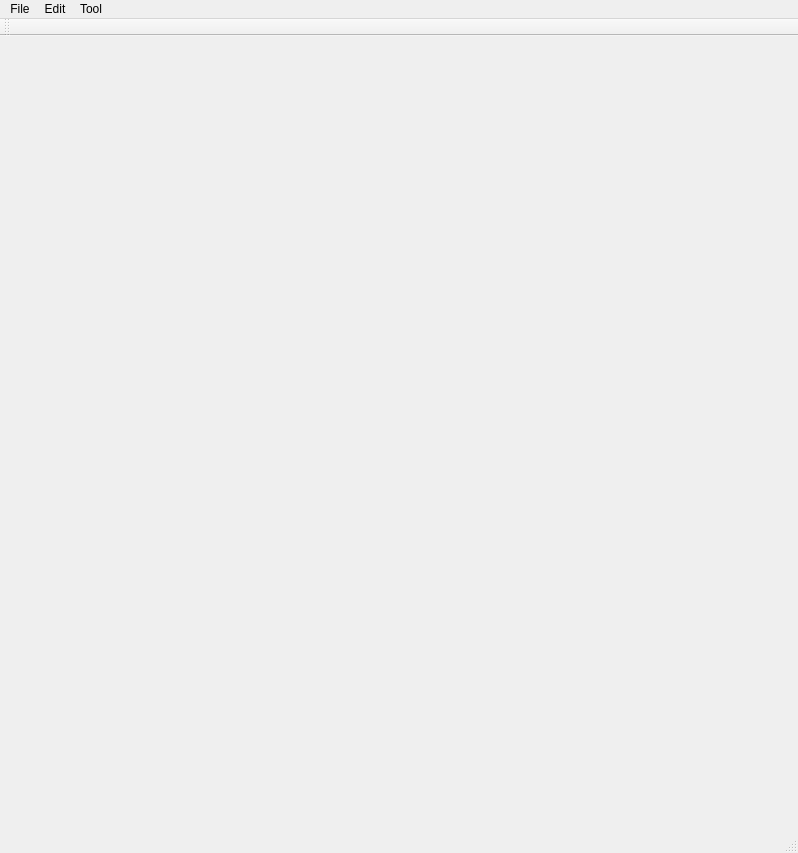
<?xml version="1.0" encoding="UTF-8"?>
<ui version="4.0">
 <class>MainWindowClass</class>
 <widget class="QMainWindow" name="MainWindowClass">
  <property name="geometry">
   <rect>
    <x>0</x>
    <y>0</y>
    <width>798</width>
    <height>853</height>
   </rect>
  </property>
  <property name="windowTitle">
   <string>Photo to 3D</string>
  </property>
  <widget class="QWidget" name="centralWidget"/>
  <widget class="QMenuBar" name="menuBar">
   <property name="geometry">
    <rect>
     <x>0</x>
     <y>0</y>
     <width>798</width>
     <height>21</height>
    </rect>
   </property>
   <widget class="QMenu" name="menuFile">
    <property name="title">
     <string>File</string>
    </property>
    <addaction name="actionClearBackground"/>
    <addaction name="actionOpenImage"/>
    <addaction name="separator"/>
    <addaction name="actionClearSilhouette"/>
    <addaction name="actionLoadSilhouette"/>
    <addaction name="actionSaveSilhouette"/>
    <addaction name="separator"/>
    <addaction name="actionOpenCGA"/>
    <addaction name="actionSaveCGA"/>
    <addaction name="actionSaveOBJ"/>
    <addaction name="separator"/>
    <addaction name="actionExit"/>
   </widget>
   <widget class="QMenu" name="menuOption">
    <property name="title">
     <string>Tool</string>
    </property>
    <widget class="QMenu" name="menuRendering">
     <property name="title">
      <string>Rendering</string>
     </property>
     <addaction name="actionLineRendering"/>
     <addaction name="actionHatchingRendering"/>
     <addaction name="actionSSAORendering"/>
    </widget>
    <addaction name="actionBuildingReconstruction"/>
    <addaction name="separator"/>
    <addaction name="actionMassReconstruction"/>
    <addaction name="actionAutoTest"/>
    <addaction name="separator"/>
    <addaction name="actionFacadeReconstruction"/>
    <addaction name="separator"/>
    <addaction name="actionOption"/>
    <addaction name="menuRendering"/>
   </widget>
   <widget class="QMenu" name="menuEdit">
    <property name="title">
     <string>Edit</string>
    </property>
    <addaction name="actionUndo"/>
   </widget>
   <addaction name="menuFile"/>
   <addaction name="menuEdit"/>
   <addaction name="menuOption"/>
  </widget>
  <widget class="QToolBar" name="mainToolBar">
   <attribute name="toolBarArea">
    <enum>TopToolBarArea</enum>
   </attribute>
   <attribute name="toolBarBreak">
    <bool>false</bool>
   </attribute>
  </widget>
  <widget class="QStatusBar" name="statusBar"/>
  <action name="actionOpenImage">
   <property name="text">
    <string>Open Image</string>
   </property>
  </action>
  <action name="actionExit">
   <property name="text">
    <string>Exit</string>
   </property>
  </action>
  <action name="actionMassReconstruction">
   <property name="text">
    <string>Mass Reconstruction</string>
   </property>
   <property name="shortcut">
    <string>Ctrl+P</string>
   </property>
  </action>
  <action name="actionNew">
   <property name="text">
    <string>New</string>
   </property>
   <property name="shortcut">
    <string>Ctrl+N</string>
   </property>
  </action>
  <action name="actionOpenCGA">
   <property name="text">
    <string>Open CGA</string>
   </property>
  </action>
  <action name="actionLoadSilhouette">
   <property name="text">
    <string>Load Silhouette</string>
   </property>
   <property name="shortcut">
    <string>Ctrl+O</string>
   </property>
  </action>
  <action name="actionSaveSilhouette">
   <property name="text">
    <string>Save Silhouette</string>
   </property>
   <property name="shortcut">
    <string>Ctrl+S</string>
   </property>
  </action>
  <action name="actionUndo">
   <property name="text">
    <string>Undo</string>
   </property>
   <property name="shortcut">
    <string>Ctrl+Z</string>
   </property>
  </action>
  <action name="actionExtractCameraParameter">
   <property name="text">
    <string>Extract Camera Parameter</string>
   </property>
  </action>
  <action name="actionParameterEstimationWithCameraCalibration">
   <property name="text">
    <string>Parameter Estimation with Camera Calibration</string>
   </property>
  </action>
  <action name="actionParameterDialog">
   <property name="text">
    <string>Parameter Dialog</string>
   </property>
  </action>
  <action name="actionSaveScreen">
   <property name="text">
    <string>Save Screen</string>
   </property>
  </action>
  <action name="actionOption">
   <property name="text">
    <string>Option</string>
   </property>
  </action>
  <action name="actionPenVanishingLine">
   <property name="checkable">
    <bool>true</bool>
   </property>
   <property name="text">
    <string>Vanishing Line</string>
   </property>
  </action>
  <action name="actionPenSilhouette">
   <property name="checkable">
    <bool>true</bool>
   </property>
   <property name="text">
    <string>Silhouette</string>
   </property>
  </action>
  <action name="actionClearLines">
   <property name="text">
    <string>Clear Lines</string>
   </property>
  </action>
  <action name="actionSaveLines">
   <property name="text">
    <string>Save Lines</string>
   </property>
  </action>
  <action name="actionLoadLines">
   <property name="text">
    <string>Load Lines</string>
   </property>
  </action>
  <action name="actionClearSilhouette">
   <property name="text">
    <string>Clear Silhouette</string>
   </property>
  </action>
  <action name="actionClearBackground">
   <property name="text">
    <string>Clear Background</string>
   </property>
  </action>
  <action name="actionAutoTest">
   <property name="text">
    <string>Auto Test</string>
   </property>
  </action>
  <action name="actionFacadeReconstruction">
   <property name="text">
    <string>Facade Reconstruction</string>
   </property>
  </action>
  <action name="actionTextureMapping">
   <property name="text">
    <string>Texture Mapping</string>
   </property>
  </action>
  <action name="actionLineRendering">
   <property name="checkable">
    <bool>true</bool>
   </property>
   <property name="text">
    <string>Line Rendering</string>
   </property>
  </action>
  <action name="actionSSAORendering">
   <property name="checkable">
    <bool>true</bool>
   </property>
   <property name="text">
    <string>SSAO</string>
   </property>
  </action>
  <action name="actionHatchingRendering">
   <property name="checkable">
    <bool>true</bool>
   </property>
   <property name="text">
    <string>Hatching</string>
   </property>
  </action>
  <action name="actionBuildingReconstruction">
   <property name="text">
    <string>Building Reconstruction</string>
   </property>
  </action>
  <action name="actionSaveOBJ">
   <property name="text">
    <string>Save OBJ</string>
   </property>
  </action>
  <action name="actionSaveCGA">
   <property name="text">
    <string>Save CGA</string>
   </property>
  </action>
 </widget>
 <layoutdefault spacing="6" margin="11"/>
 <resources>
  <include location="MainWindow.qrc"/>
 </resources>
 <connections/>
</ui>
